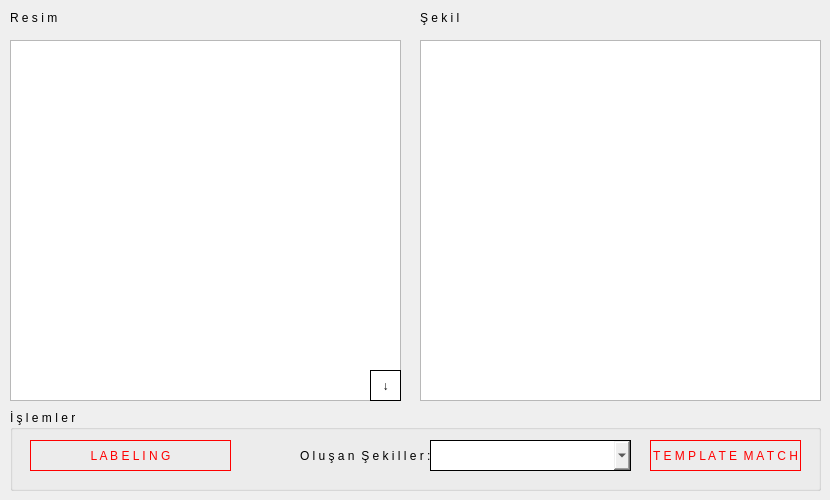
      <widget class="QWidget" name="tab_2">
       <attribute name="title">
        <string>i ş l e m l e r</string>
       </attribute>
       <widget class="QGraphicsView" name="graphicsView_12">
        <property name="geometry">
         <rect>
          <x>420</x>
          <y>40</y>
          <width>401</width>
          <height>361</height>
         </rect>
        </property>
        <property name="verticalScrollBarPolicy">
         <enum>Qt::ScrollBarAlwaysOff</enum>
        </property>
        <property name="horizontalScrollBarPolicy">
         <enum>Qt::ScrollBarAlwaysOff</enum>
        </property>
       </widget>
       <widget class="QLabel" name="label_14">
        <property name="geometry">
         <rect>
          <x>420</x>
          <y>10</y>
          <width>101</width>
          <height>16</height>
         </rect>
        </property>
        <property name="text">
         <string>Ş e k i l</string>
        </property>
       </widget>
       <widget class="QLabel" name="label_15">
        <property name="geometry">
         <rect>
          <x>10</x>
          <y>10</y>
          <width>101</width>
          <height>16</height>
         </rect>
        </property>
        <property name="text">
         <string>R e s i m</string>
        </property>
       </widget>
       <widget class="QGraphicsView" name="graphicsView_13">
        <property name="geometry">
         <rect>
          <x>10</x>
          <y>40</y>
          <width>391</width>
          <height>361</height>
         </rect>
        </property>
        <property name="verticalScrollBarPolicy">
         <enum>Qt::ScrollBarAlwaysOff</enum>
        </property>
        <property name="horizontalScrollBarPolicy">
         <enum>Qt::ScrollBarAlwaysOff</enum>
        </property>
       </widget>
       <widget class="QGroupBox" name="groupBox_7">
        <property name="geometry">
         <rect>
          <x>10</x>
          <y>410</y>
          <width>811</width>
          <height>81</height>
         </rect>
        </property>
        <property name="title">
         <string>İ ş l e m l e r</string>
        </property>
        <widget class="QPushButton" name="btn_split_next_5">
         <property name="geometry">
          <rect>
           <x>20</x>
           <y>30</y>
           <width>201</width>
           <height>31</height>
          </rect>
         </property>
         <property name="styleSheet">
          <string notr="true">QPushButton
{
border: 1px solid red;
color:red;

}

QPushButton:hover
{
   background-color:rgb(250, 250, 250);
}</string>
         </property>
         <property name="text">
          <string>L A B E L I N G</string>
         </property>
        </widget>
        <widget class="QLabel" name="label_42">
         <property name="geometry">
          <rect>
           <x>290</x>
           <y>30</y>
           <width>131</width>
           <height>31</height>
          </rect>
         </property>
         <property name="text">
          <string>O l u ş a n  Ş e k i l l e r :</string>
         </property>
        </widget>
        <widget class="QComboBox" name="cmb_classes_5">
         <property name="geometry">
          <rect>
           <x>420</x>
           <y>30</y>
           <width>201</width>
           <height>31</height>
          </rect>
         </property>
         <property name="styleSheet">
          <string notr="true">border:1px solid black;</string>
         </property>
        </widget>
        <widget class="QPushButton" name="btn_split_next_6">
         <property name="geometry">
          <rect>
           <x>640</x>
           <y>30</y>
           <width>151</width>
           <height>31</height>
          </rect>
         </property>
         <property name="styleSheet">
          <string notr="true">QPushButton
{
border: 1px solid red;
color:red;

}

QPushButton:hover
{
   background-color:rgb(250, 250, 250);
}</string>
         </property>
         <property name="text">
          <string>T E M P L A T E  M A T C H</string>
         </property>
        </widget>
       </widget>
       <widget class="QPushButton" name="btn_classes_apply_14">
        <property name="geometry">
         <rect>
          <x>370</x>
          <y>370</y>
          <width>31</width>
          <height>31</height>
         </rect>
        </property>
        <property name="styleSheet">
         <string notr="true">QPushButton
{
	border: 1px solid black;
}

QPushButton:hover
{
   background-color:rgb(250, 250, 250);
}</string>
        </property>
        <property name="text">
         <string>↓</string>
        </property>
       </widget>
      </widget>
